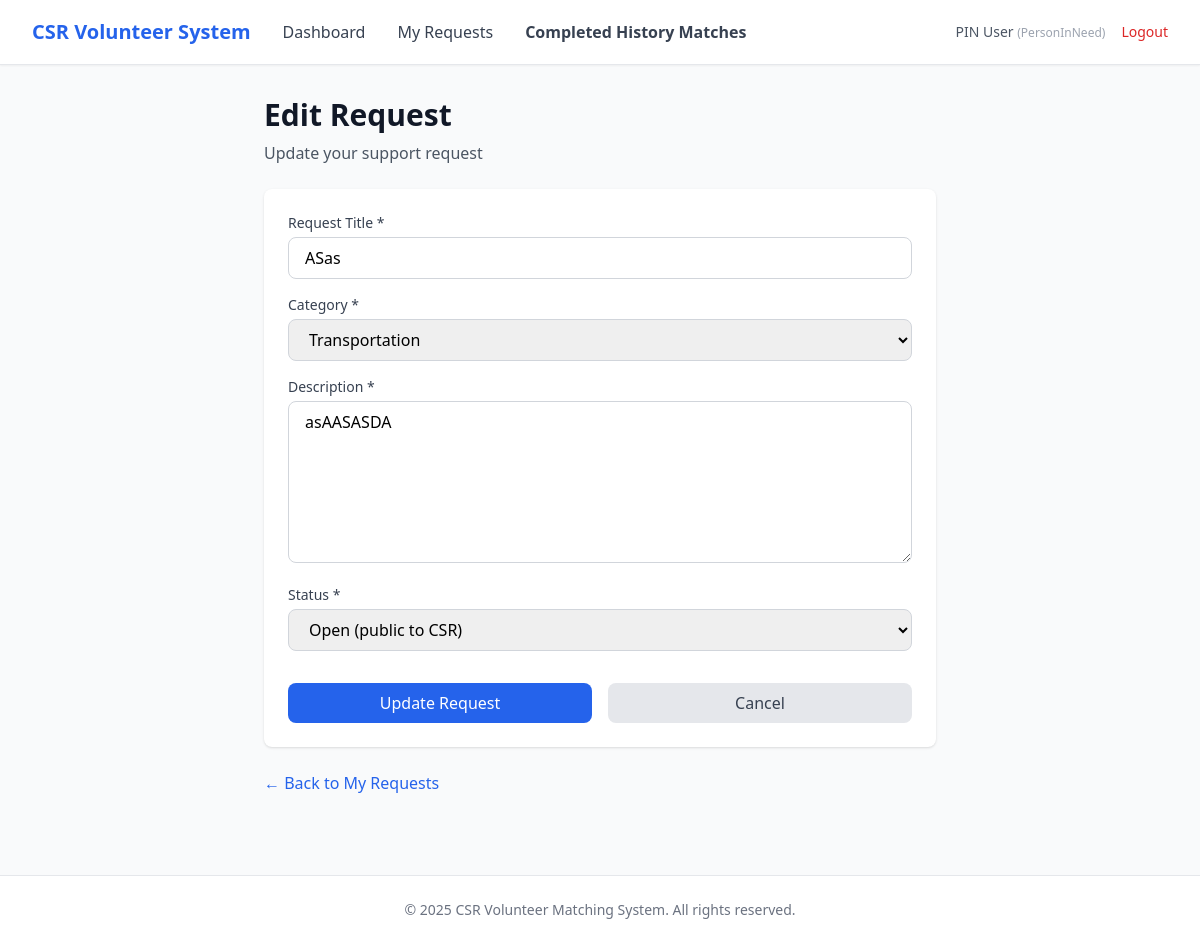
/pin/requests/33/edit (signed in), run on the app's committed database.
### app/entity/user_account.py (models this page shows, shortened)
class UserAccount(UserMixin, db.Model):
    __tablename__ = "user_accounts"
    userID = db.Column(db.Integer, primary_key=True, autoincrement=True)  # explicit auto increment
    name = db.Column(db.String(100), nullable=False)
    email = db.Column(db.String(120), nullable=False, unique=True, index=True)
    _password = db.Column("password", db.String(255), nullable=False)
    age = db.Column(db.Integer)
    phoneNumber = db.Column(db.String(20))
    isActive = db.Column(db.Boolean, default=True)
    profileID = db.Column(db.Integer, db.ForeignKey("user_profiles.profileID"), nullable=False)
    profile = db.relationship("UserProfile", back_populates="users", lazy=True)
    @property
    def password(self):
        raise AttributeError("Password is write-only.")
    @password.setter
    def password(self, raw):
        self._password = generate_password_hash(raw)

### app/entity/user_profile.py (models this page shows)
class UserProfile(db.Model):
    __tablename__ = "user_profiles"
    profileID   = db.Column(db.Integer, primary_key=True, autoincrement=True)  # explicit auto increment
    profileName = db.Column(db.String(50), nullable=False, unique=True)
    description = db.Column(db.String(255))
    isActive    = db.Column(db.Boolean, default=True)
    users = db.relationship("UserAccount", back_populates="profile", lazy=True)

### app/entity/request.py (models this page shows)
class Request(db.Model):
    __tablename__ = "requests"
    requestID = db.Column(db.Integer, primary_key=True)
    pinID = db.Column(db.Integer, db.ForeignKey("user_accounts.userID"), nullable=False)
    csrRepID = db.Column(db.Integer, db.ForeignKey("user_accounts.userID"))
    categoryID = db.Column(db.Integer, db.ForeignKey("categories.categoryID"), nullable=False)
    title = db.Column(db.String(150), nullable=False)
    description = db.Column(db.Text)
    status = db.Column(db.String(30), default="open")
    viewCount = db.Column(db.Integer, default=0)
    shortlistCount = db.Column(db.Integer, default=0)
    createdAt = db.Column(db.DateTime, default=db.func.now(), nullable=False)
    closedAt  = db.Column(db.DateTime)
    category = db.relationship("Category", back_populates="requests", lazy=True)
    person_in_need = db.relationship(
        "UserAccount",
        foreign_keys=[pinID],
        backref=db.backref("requests_made", lazy=True),
        lazy=True
    )
    csr_representative = db.relationship(
        "UserAccount",
        foreign_keys=[csrRepID],
        backref=db.backref("requests_supported", lazy=True),
        lazy=True
    )
    shortlists = db.relationship(
        "Shortlist",
        back_populates="request",
        cascade="all, delete-orphan",
        passive_deletes=True
    )
    match_records = db.relationship(
        "MatchRecord",
        back_populates="request",
        cascade="all, delete-orphan",
        passive_deletes=True
    )

### app/entity/category.py (models this page shows)
class Category(db.Model):
    __tablename__ = "categories"
    categoryID   = db.Column(db.Integer, primary_key=True)
    categoryName = db.Column(db.String(100), nullable=False, unique=True)
    description  = db.Column(db.String(255))
    isActive     = db.Column(db.Boolean, default=True)
    requests = db.relationship("Request", back_populates="category", lazy=True)

### app/boundary/routes.py (the view, shortened to what this page needs)
@boundary_bp.route("/pin/requests/<int:request_id>/edit", methods=["GET", "POST"])
@login_required
def pin_edit_request(request_id):
    from app.entity.request import Request
    from app.entity.category import Category
    from app.control.pin_updateRequest_controller import PinUpdateRequestController
    req = Request.query.get(request_id)
    if not req or req.pinID != current_user.userID:
        raise NotFound("Request not found or unauthorized.")
    categories = Category.query.filter_by(isActive=True).all()
    return render_template("pin/edit_request.html", req=req, categories=categories)

### app/entity/user_account.py (called while the page is built)
@login_manager.user_loader
def load_user(user_id):
    return UserAccount.query.get(int(user_id))

### app/templates/pin/edit_request.html (shortened to what this page needs)
{% extends "base.html" %}
{% block nav_links %}
<a href="{{ url_for('boundary.pin_dashboard') }}" class="text-gray-700 hover:text-primary">Dashboard</a>
<a href="{{ url_for('boundary.pin_requests') }}" class="text-gray-700 hover:text-primary">My Requests</a>
<a href="{{ url_for('boundary.pin_match_records') }}" class="text-gray-700 hover:text-primary font-semibold">Completed History Matches</a>
{% endblock %}
{% block content %}
<div class="max-w-2xl mx-auto">
    <div class="mb-6">
        <h1 class="text-3xl font-bold text-gray-900">Edit Request</h1>
        <p class="text-gray-600 mt-2">Update your support request</p>
    </div>
    <div class="bg-white rounded-lg shadow p-6">
        <form method="POST" action="{{ url_for('boundary.pin_edit_request', request_id=req.requestID) }}">
            <div class="space-y-4">
                <div>
                    <label for="title" class="block text-sm font-medium text-gray-700 mb-1">Request Title *</label>
                    <input type="text"
                           id="title"
                           name="title"
                           value="{{ req.title }}"
                           required
                           class="w-full px-4 py-2 border border-gray-300 rounded-lg focus:ring-2 focus:ring-primary focus:border-transparent">
                </div>
                <div>
                    <label for="category_id" class="block text-sm font-medium text-gray-700 mb-1">Category *</label>
                    <select id="category_id"
                            name="category_id"
                            required
                            class="w-full px-4 py-2 border border-gray-300 rounded-lg focus:ring-2 focus:ring-primary focus:border-transparent">
                        {% for category in categories %}
                        <option value="{{ category.categoryID }}" {% if category.categoryID == req.categoryID %}selected{% endif %}>
                            {{ category.categoryName }}
                        </option>
                        {% endfor %}
                    </select>
                </div>
                <div>
                    <label for="description" class="block text-sm font-medium text-gray-700 mb-1">Description *</label>
                    <textarea id="description"
                              name="description"
                              required
                              rows="6"
                              class="w-full px-4 py-2 border border-gray-300 rounded-lg focus:ring-2 focus:ring-primary focus:border-transparent">{{ req.description }}</textarea>
                </div>
                <div>
                    <label for="status" class="block text-sm font-medium text-gray-700 mb-1">Status *</label>
                    <select id="status"
                            name="status"
                            required
                            class="w-full px-4 py-2 border border-gray-300 rounded-lg focus:ring-2 focus:ring-primary focus:border-transparent">
                        <option value="Open" {% if req.status|lower == 'open' %}selected{% endif %}>Open (public to CSR)</option>
                    </select>
                </div>
                <div class="flex gap-4 pt-4">
                    <button type="submit"
                            class="flex-1 bg-primary text-white py-2 px-4 rounded-lg hover:bg-blue-700 transition">
                        Update Request
                    </button>
                    <a href="{{ url_for('boundary.pin_requests') }}"
                       class="flex-1 text-center bg-gray-200 text-gray-700 py-2 px-4 rounded-lg hover:bg-gray-300 transition">
                        Cancel
                    </a>
                </div>
            </div>
        </form>
    </div>
    <div class="mt-6">
        <a href="{{ url_for('boundary.pin_requests') }}" class="text-primary hover:text-blue-700">
            ← Back to My Requests
        </a>
    </div>
</div>
{% endblock %}

### app/templates/base.html (shortened to what this page needs)
<!DOCTYPE html>
<html lang="en">
<head>
    <script src="https://cdn.tailwindcss.com"></script>
</head>
<body class="bg-gray-50 min-h-screen">
    {% if current_user.is_authenticated %}
    <nav class="bg-white shadow-sm border-b border-gray-200">
        <div class="max-w-7xl mx-auto px-4 sm:px-6 lg:px-8">
            <div class="flex justify-between items-center h-16">
                <div class="flex items-center gap-8">
                    <a href="{{ url_for('boundary.login') }}" class="text-xl font-bold text-primary">
                        CSR Volunteer System
                    </a>
                    {% block nav_links %}{% endblock %}
                </div>
                <div class="flex items-center gap-4">
                    <span class="text-sm text-gray-600">
                        {{ current_user.name }}
                        <span class="text-xs text-gray-400">({{ current_user.profile.profileName }})</span>
                    </span>
                    <a href="{{ url_for('boundary.logout') }}" class="text-sm text-red-600 hover:text-red-700">
                        Logout
                    </a>
                </div>
            </div>
        </div>
    </nav>
    {% endif %}
    <main class="max-w-7xl mx-auto px-4 sm:px-6 lg:px-8 py-8">
        {% block content %}{% endblock %}
    </main>
    <footer class="bg-white border-t border-gray-200 mt-12">
        <div class="max-w-7xl mx-auto px-4 sm:px-6 lg:px-8 py-6">
            <p class="text-center text-sm text-gray-500">
                &copy; 2025 CSR Volunteer Matching System. All rights reserved.
            </p>
        </div>
    </footer>
</body>
</html>

### data on the page
UserAccount: name "PIN User"
UserProfile: profile.profileName "PersonInNeed"
Request: title "ASas", category_id "Transportation", description "asAASASDA", status "Open (public to CSR)"
